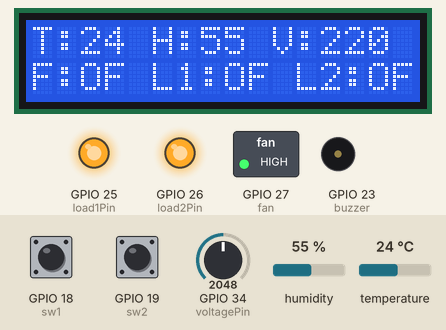
Recording of a program running on a simulated ESP32. On the bench: 16×2 character LCD, switched loads named in the program (green lamp = pin HIGH), output pins drawn as LEDs (lit = HIGH), buzzer (waves = sounding, pin HIGH). The inputs (shaded band) are chosen by the test bench; at power-on: GPIO 34 (voltagePin) = 2048, temperature 24 °C, GPIO 18 (sw1) LOW, GPIO 19 (sw2) LOW, humidity 55 %. WiFi joins after 1.5 s; servers stay silent unless stated; no MQTT or app messages arrive unless stated; what the program prints to the serial monitor is not drawn.

Above: at 3.0 s.
3.1 s: GPIO 34 (voltagePin) set to 2792
At 3.7 s:
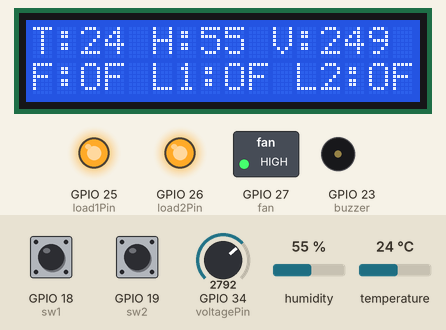
4.8 s: GPIO 34 (voltagePin) set to 2891
At 5.6 s:
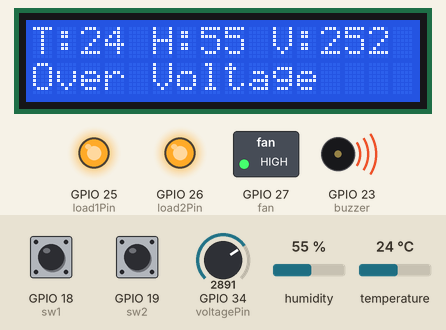
8.9 s: GPIO 34 (voltagePin) set to 1228
At 10.3 s:
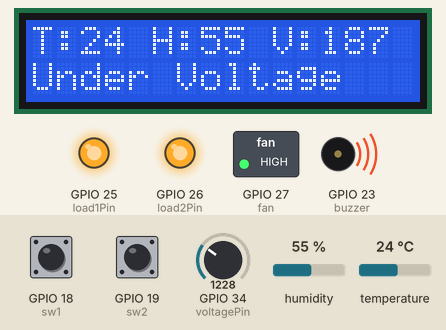
13.6 s: temperature set to 4 °C
At 17.1 s:
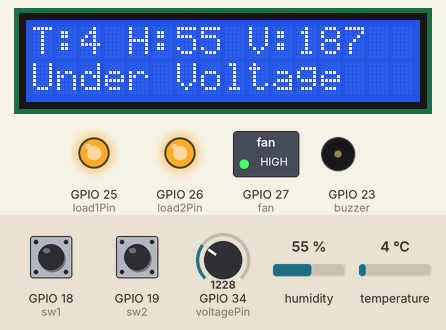
20.2 s: GPIO 34 (voltagePin) set to 1322
At 20.6 s:
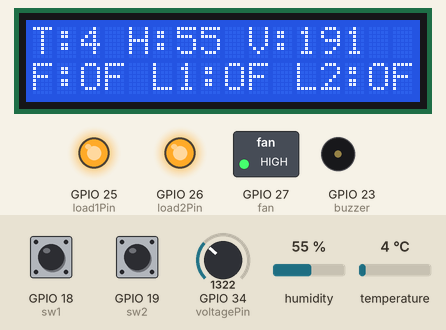
21.8 s: GPIO 18 (sw1) pulled HIGH for 0.7 s
At 23.8 s:
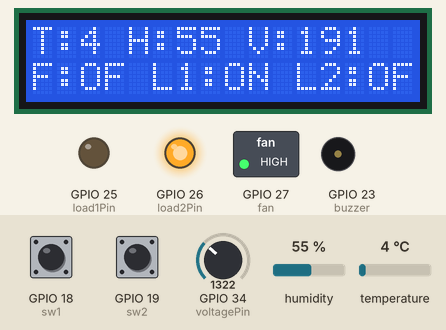
Timing chart, 0 to 25.0 s (numbered marks = the images above; inputs shaded):
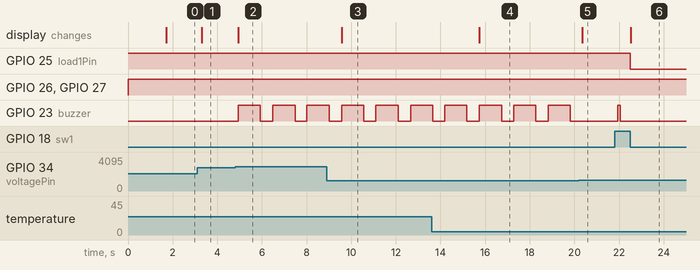

The program:

main.cpp
```cpp
#include <Arduino.h>
#include <LiquidCrystal_I2C.h>
#include <DHT.h>
#include <WiFi.h>   // <-- ESP32 WiFi library
#include <Adafruit_MQTT.h>
#include <Adafruit_MQTT_Client.h>

#define AIO_USERNAME "Robotutor250525"
const char* WLAN_SSID = "Robotutor";
const char* WLAN_PASS = "Robotutor";
const char* AIO_SERVER = "io.adafruit.com";
const char* AIO_KEY = "aio_wOez84qGEddjcryDiHh0UjLnIcW7";
const int PORT = 1883;

void longBeep(uint8_t buzzer);
void beep(uint8_t buzzer);
void connect(Adafruit_MQTT_Client &client, LiquidCrystal_I2C &lcd);

void setup() {
  Serial.begin(115200);

  // --- Pin mapping for ESP32 (use GPIO numbers) ---
  const uint8_t voltagePin = 34;   // ADC1 channel (safe for analogRead)
  const uint8_t sw1 = 18;          // GPIO18
  const uint8_t sw2 = 19;          // GPIO19
  const uint8_t buzzer = 23;       // GPIO23
  const uint8_t load1Pin = 25;     // GPIO25
  const uint8_t load2Pin = 26;     // GPIO26
  const uint8_t fan = 27;          // GPIO27
  const uint8_t dhtPin = 2;        // GPIO4 for DHT11


  pinMode(voltagePin, INPUT);
  pinMode(sw1, INPUT);
  pinMode(sw2, INPUT);
  pinMode(buzzer, OUTPUT);
  pinMode(load1Pin, OUTPUT);
  pinMode(load2Pin, OUTPUT);
  pinMode(fan, OUTPUT);

  digitalWrite(load1Pin, HIGH);
  digitalWrite(load2Pin, HIGH);
  digitalWrite(fan, HIGH);

  // ---- I2C LCD setup (address 0x27, 16x2) ----
  LiquidCrystal_I2C lcd(0x27, 16, 2);
  lcd.init();
  lcd.backlight();
  lcd.clear();
  lcd.setCursor(0, 0);
  lcd.print("Welcome!!");

  DHT dht(dhtPin, DHT11);
  bool load1On = false, load2On = false;

  WiFiClient client;
  Adafruit_MQTT_Client mqtt(&client, AIO_SERVER, PORT, AIO_USERNAME, AIO_KEY);

  Adafruit_MQTT_Publish tempFeed(&mqtt, AIO_USERNAME "/feeds/temp");
  Adafruit_MQTT_Publish humidityFeed(&mqtt, AIO_USERNAME "/feeds/humidity");
  Adafruit_MQTT_Publish voltageFeed(&mqtt, AIO_USERNAME "/feeds/voltage");

  uint16_t lastTempFeed = 0, lastHumidityFeed = 0, lastVoltageFeed = 0;

  while (true) {
    connect(mqtt, lcd);

    int temp = dht.readTemperature();
    int humidity = dht.readHumidity();
    int rawADC = analogRead(voltagePin);
    int voltage = map(rawADC, 0, 4095, 140, 300);  // ESP32 ADC is 12-bit

    String text = "T:" + String(temp) + " H:" + String(humidity) + " V:" + String(voltage);

    if (digitalRead(sw1)) {
      load1On = !load1On;
      beep(buzzer);
      while (digitalRead(sw1));
    }
    if (digitalRead(sw2)) {
      load2On = !load2On;
      beep(buzzer);
      while (digitalRead(sw2));
    }

    digitalWrite(load1Pin, !load1On);
    digitalWrite(load2Pin, !load2On);
    digitalWrite(fan, temp <= 50);
    if (temp > 50) {
      longBeep(buzzer);
    }

    // ---- LCD conditions ----
    lcd.clear();
    lcd.setCursor(0, 0);
    lcd.print(text);

    if (load1On && load2On) {
      lcd.setCursor(0, 1);
      lcd.print("Overload      ");
      longBeep(buzzer);
      load1On = false;
      load2On = false;
    } else if (voltage < 190) {
      lcd.setCursor(0, 1);
      lcd.print("Under Voltage ");
      longBeep(buzzer);
    } else if (voltage > 250) {
      lcd.setCursor(0, 1);
      lcd.print("Over Voltage  ");
      longBeep(buzzer);
    } else {
      lcd.setCursor(0, 1);
      lcd.print("F:");
      lcd.print(temp > 50 ? "ON " : "OF ");
      lcd.print("L1:");
      lcd.print(load1On ? "ON " : "OF ");
      lcd.print("L2:");
      lcd.print(load2On ? "ON" : "OF");
    }

    // ---- MQTT publish ----
    if (lastTempFeed != temp) {
      tempFeed.publish(temp);
      lastTempFeed = temp;
    }
    if (lastHumidityFeed != humidity) {
      humidityFeed.publish(humidity);
      lastHumidityFeed = humidity;
    }
    if (abs(lastVoltageFeed - voltage) > 5) {
      voltageFeed.publish(voltage);
      lastVoltageFeed = voltage;
    }

    delay(500);
  }
}

void loop() {}

void longBeep(uint8_t buzzer) {
  digitalWrite(buzzer, HIGH);
  delay(1000);
  digitalWrite(buzzer, LOW);
}

void beep(uint8_t buzzer) {
  digitalWrite(buzzer, HIGH);
  delay(100);
  digitalWrite(buzzer, LOW);
}

void connect(Adafruit_MQTT_Client &mqtt, LiquidCrystal_I2C &lcd) {
  bool isConnected = WiFi.isConnected() && mqtt.connected();
  if (isConnected) return;

  WiFi.begin(WLAN_SSID, WLAN_PASS);

  lcd.clear();
  lcd.setCursor(0, 0);
  lcd.print("Connecting...");
  lcd.setCursor(0, 1);
  lcd.print("WiFi/MQTT     ");

  while (WiFi.status() != WL_CONNECTED) {
    delay(500);
    Serial.print(".");
  }
  Serial.println();

  int8_t ret;
  uint8_t retries = 3;
  while ((ret = mqtt.connect()) != 0) {
    Serial.println(mqtt.connectErrorString(ret));
    Serial.println("Retrying MQTT in 5s...");
    mqtt.disconnect();
    delay(5000);
    retries--;
    if (retries == 0) break;
  }
}
```

Measured:
- the behaviour switches between 2840 and 2841 on GPIO 34 (voltagePin) (found by bisection; images 1 and 2)
- the behaviour switches between 1279 and 1280 on GPIO 34 (voltagePin) (found by bisection; images 4 and 5)
- after the input at 3.1 s, the display: changes after 0.21 s (image 1)
- after the input at 4.8 s, GPIO 23 (buzzer): alternates HIGH for 1.0 s and LOW for 0.54 s, starting after 0.13 s; the display: changes after 0.13 s (image 2)
- after the input at 8.9 s, the display: changes after 0.67 s (image 3)
- after the input at 13.6 s, the display: changes after 2.1 s (image 4)
- after the input at 20.2 s, GPIO 23 (buzzer): stays LOW (without the input it goes to HIGH after 0.16 s); the display: changes after 0.16 s (image 5)
- after the input at 21.8 s, GPIO 25 (load1Pin): HIGH → LOW after 0.70 s; GPIO 23 (buzzer): LOW → HIGH after 0.14 s, → LOW 0.10 s later; the display: changes after 0.73 s (image 6)
